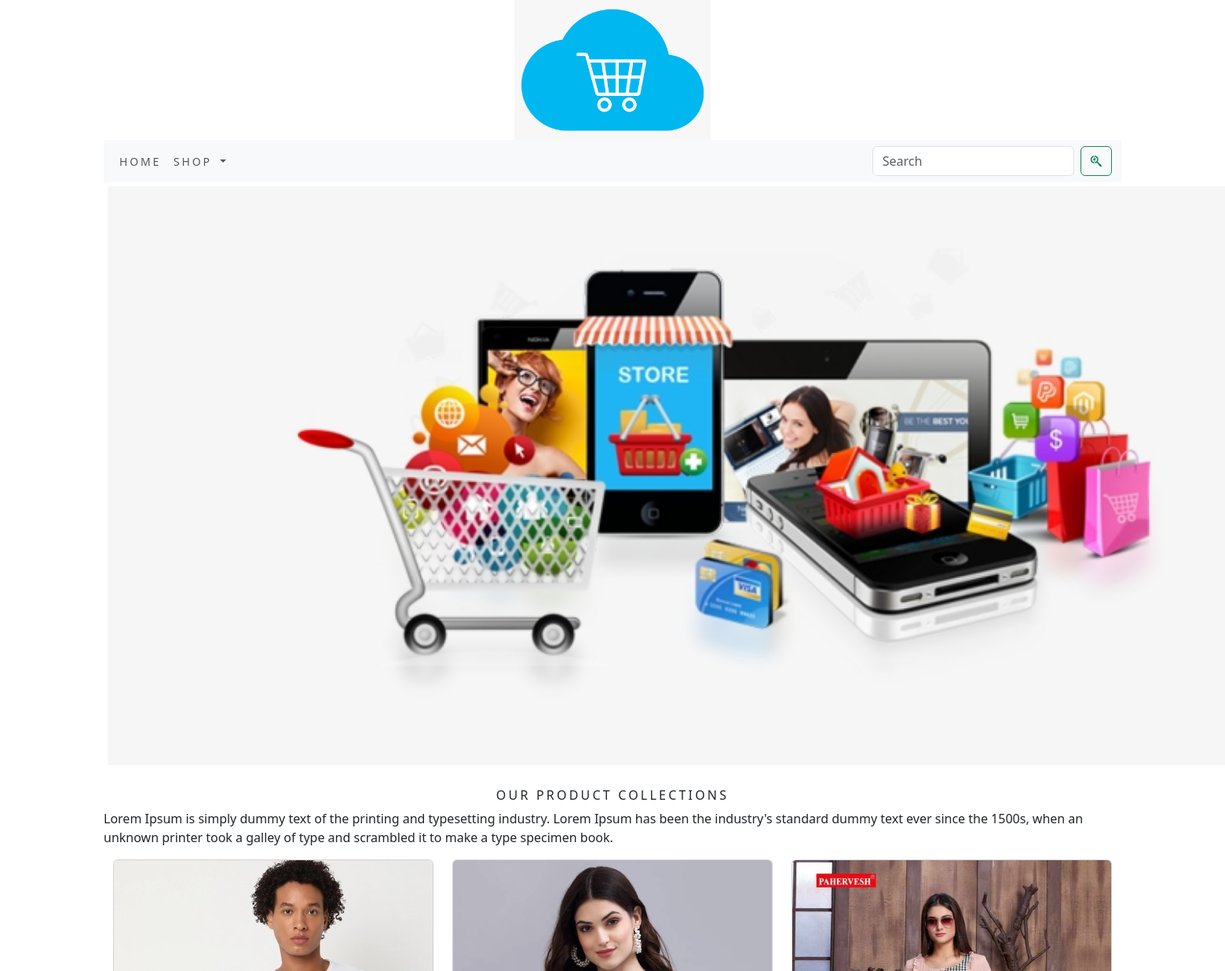
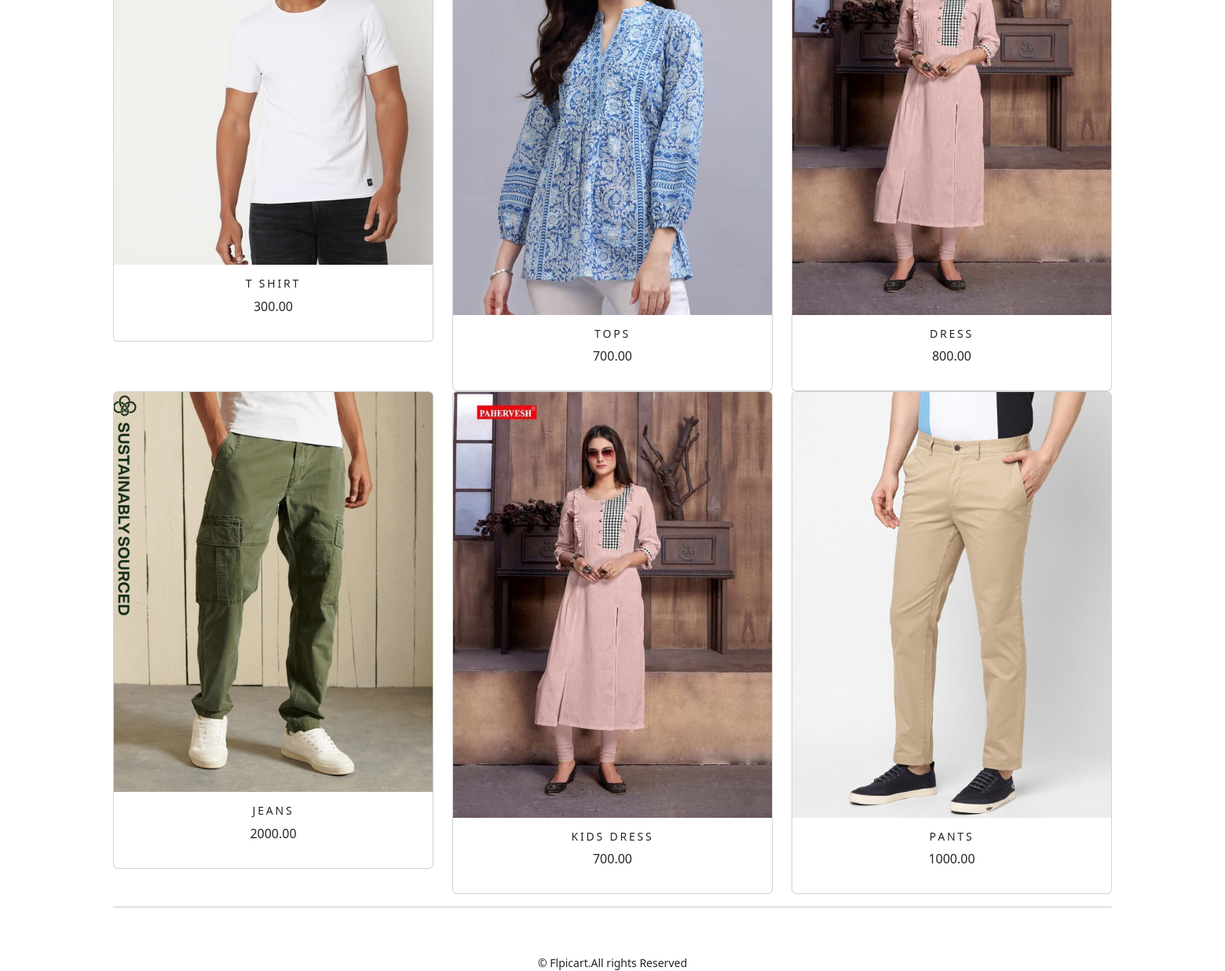
The app's page /shop/ with its own data (2 pictures, top to bottom).
### shop/models.py (models this page shows, shortened)
class Product(models.Model):
    name=models.CharField(max_length=250,unique=True)
    slug=models.SlugField(max_length=250,unique=True)
    description=models.TextField(blank=True)
    price=models.DecimalField(max_digits=10,decimal_places=2)
    category=models.ForeignKey(Category,on_delete=models.CASCADE)
    image=models.ImageField(upload_to='product',blank=True)
    stock=models.IntegerField()
    available=models.BooleanField(default=True)
    created=models.DateTimeField(auto_now_add=True)
    updated=models.DateTimeField(auto_now=True)
    def get_url(self):
        return reverse('shop:prodCatdetail',args=[self.category.slug,self.slug])
    class Meta:
        ordering=('name',)
        verbose_name='product'
        verbose_name_plural='products'

### shop/views.py (the view)
# urls.py: path('',views.allProdCat,name='allProdCat'),
def allProdCat(request,c_slug=None):
    c_page=None
    products_list=None
    if c_slug!=None:
        c_page=get_object_or_404(Category,slug=c_slug)
        products_list=Product.objects.all().filter(category=c_page,available=True)
    else:
        products_list=Product.objects.all().filter(available=True)
    paginator=Paginator(products_list,6)
    try:
        page=int(request.GET.get('page','1'))
    except:
        page=1
    try:
        products=paginator.page(page)
    except (EmptyPage,InvalidPage):
        products=paginator.page(paginator.num_pages)
    return render(request,"category.html",{'category':c_page,'products':products})

### cart/context_processors.py (called while the page is built)
def counter(request):
    item_count=0
    if 'admin' in request.path:
        return {}
    else:
        try:
            cart=Cart.objects.filter(cart_id=_cart_id(request))
            cart_items=CartItem.objects.all().filter(cart=cart[:1])
            for cart_item in cart_items:
                item_count += cart_item.quantity
        except Cart.DoesNotExist:
            item_count=0
    return dict(item_count=item_count)

### cart/views.py (called while the page is built)
def _cart_id(request):
    cart=request.session.session_key
    if not cart:
        cart=request.session.create()
    return cart

### shop/context_processors.py (called while the page is built)
def menu_links(request):
    links=Category.objects.all()
    return dict(links=links)

### shop/models.py (called while the page is built)
    def get_url(self):
        return reverse('shop:products_by_category',args=[self.slug])

### templates/category.html (shortened to what this page needs)
{% extends 'base.html' %}
{% load static %}
{% block content %}
<div class="mx-auto">
    {% if category %}
        <img class="my_image" src="{{category.image.url}}" alt="{{category.name}}">
</div>
    <br>
<div>
       <h1 class="text-center my_title">{{category.name}}</h1>
       <p class="text-justify">{{category.description}}</p>
</div>
    {% else %}
<div>
<img class="my_image my_image_padding" src="{% static 'img/banner.png' %}" alt="our products" width="1600">
</div>
<br>
<div>
    <h1 class="text-center my_title">Our Product Collections</h1>
    <p class="text-justify">Lorem Ipsum is simply dummy text of the printing and typesetting industry. Lorem Ipsum has been the industry's standard dummy text ever since the 1500s, when an unknown printer took a galley of type and scrambled it to make a type specimen book.</p>
</div>
     {% endif %}
<div class="container">
    <div class="row mx_auto">
        {% for product in products.object_list %}
        <div class="my_bottom_margi col-9 col-sm-12  col-md-4 xol-lg-4">
            <div class="card text-center" style="min-width:18rem;">
           <a href="{{product.get_url}}"><img class="card-img-top my_image" src="{{product.image.url}}" alt="{{product.name}}" width="200"></a>
            <div class="card-body">
               <h4>{{product.name}}</h4>
               <p>{{product.price}}</p>
            </div>
                </div>
        </div>
    {% endfor %}
    </div>
    <div class="mx-auto">
        {% if products.paginator.num_pages > 1 %}
        <hr>
        {% endif %}
    </div>
    <br>
</div>
{% endblock %}

### templates/base.html (shortened to what this page needs)
{% load static %}
<!DOCTYPE html>
<html lang="en">
<head>
    <link rel="stylesheet" href="{% static 'css/custom.css' %}">
    <link href="{% static 'css/bootstrap.min.css' %}" rel="stylesheet" >
</head>
<body>
<div class="container">
{% include 'header.html' %}
{% include 'nav.html' %}
{% block content %}
{% endblock %}
</div>
{% include 'footer.html' %}
</body>
</html>

### templates/header.html
{% load static %}
<header>
    <center>
        <a href="{% url 'shop:allProdCat' %}"><img src="{% static 'img/logo.png' %}" alt="logimage" width="250"></a>
    </center>
</header>

### templates/nav.html (shortened to what this page needs)
<nav class="navbar navbar-expand-lg bg-body-tertiary">
  <div class="container-fluid">
    <div class="collapse navbar-collapse" id="navbarSupportedContent">
      <ul class="navbar-nav me-auto mb-2 mb-lg-0">
        <li class="nav-item">
          <a class="nav-link" href="#">Home</a>
        </li>
        <li class="nav-item dropdown {% if 'shop' in request.path %} active {% endif %}">
          <a class="nav-link dropdown-toggle" href="#" role="button" data-bs-toggle="dropdown" aria-expanded="false">
            Shop
          </a>
        </li>
      </ul>
      <form class="d-flex" action="{% url 'search_app:SearchResult' %}" method="get">
        <input class="form-control me-2" type="search" placeholder="Search"  name="q" aria-label="Search">
        <button class="btn btn-outline-success" type="submit"><i class="fa-brands fa-searchengin"></i></button>
      </form>
    </div>
  </div>
</nav>

### templates/footer.html
<div class="footer navbar-fixed-bottom my_footer">
    <p class="text-center">&copy; Flpicart.All rights Reserved</p>
</div>

### static/css/custom.css (style rules this page uses)
body { font-family: 'Playfair Display', serif; }
.nav-item { letter-spacing : .2em; font-size :14px; text-transform :uppercase; }
.my_footer { background-color:#f8f9fa; height:0px; }
.my_footer p { padding-top:20px; font-size:14px; }
.my_image { width=100%; height=auto; }
.my_title { font-size:16px; text-transform:uppercase; letter-spacing:.2em; }
.my_image_padding { padding:5px; }
.card-body h4 { font-size:14px; text-transform:uppercase; letter-spacing:.2em }

### records on screen
Product: image (picture), name "T SHIRT", price "300.00"
Product: image (picture), name "TOPS", price "700.00"
Product: image (picture), name "DRESS", price "800.00"
Product: image (picture), name "JEANS", price "2000.00"
Product: image (picture), name "KIDS DRESS", price "700.00"
Product: image (picture), name "PANTS", price "1000.00"
